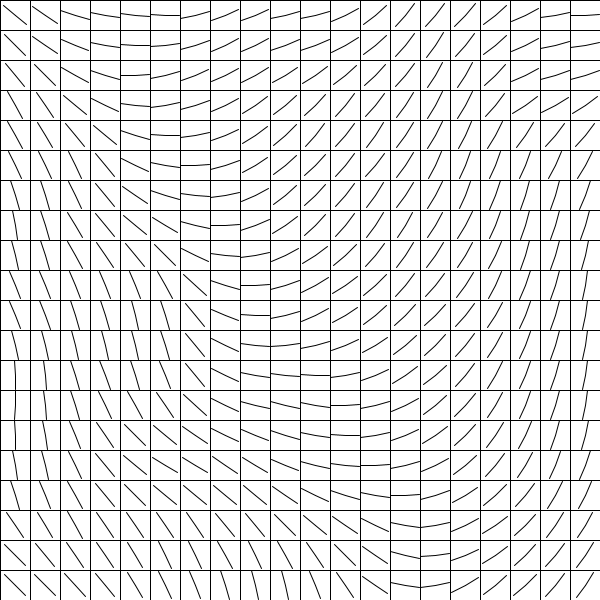
Frame 1 (no input)
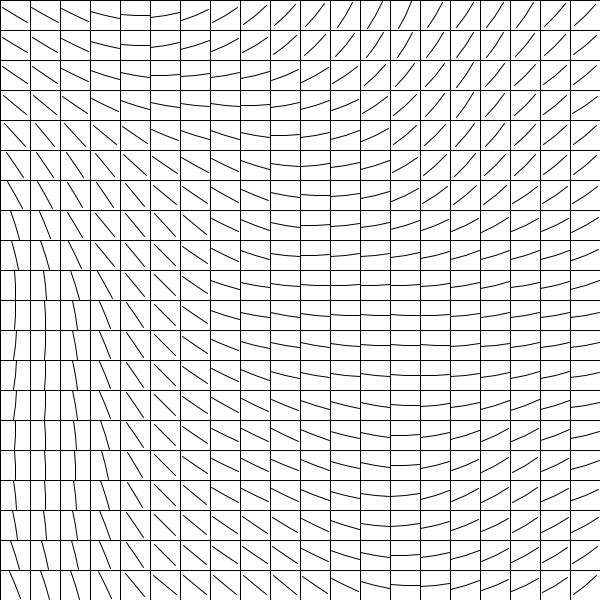
Frame 60 (the mouse pressed at the canvas centre just before this capture)
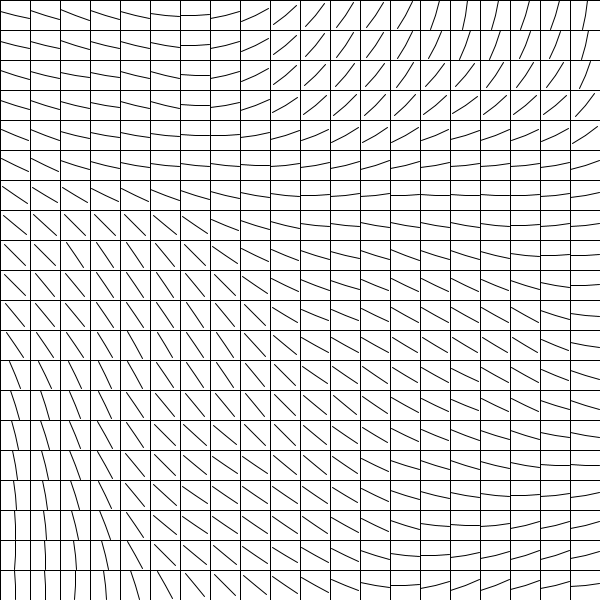
Frame 120 (the mouse held since frame 60 and released just before this capture)

The Processing sketch that drew these frames (run headless with seeded random() and noise(); from frame 60 on, the mouse is pressed at the canvas centre):

// Processing sketch: NoiseField2D
// ── NoiseField2D.pde
int index;

int xSection = 20;
int ySection = 20;

float[][] brightnessValue;

PVector[][] vertexValue;

PVector[][] fieldVector;

float xCellSize;
float yCellSize;

float xVar = 0.05;
float yVar = 0.05;
float tVar = 0.005;

void setup() {
  size(600, 600);
  colorMode(HSB, 255, 100, 100);
  background(102);

  brightnessValue = new float[xSection][ySection];
  fieldVector = new PVector[xSection][ySection];

  xCellSize = width/xSection;
  yCellSize = height/ySection;
}

//create fieldVector
void fieldVector() {
  //fieldVector = new PVector[xSection][ySection];

  for (int x = 0; x < xSection; x ++) {
    for (int y = 0; y < ySection; y ++) {
      float angle = map(brightnessValue[x][y], 0, 255, 0, TWO_PI);//将灰度映射成角度，这个角度值用于创建二维矢量场
      fieldVector[x][y] = PVector.fromAngle(angle);
    }
  }
}

void displayFieldVector() {
  for (int x = 0; x < xSection; x ++) {
    for (int y = 0; y < ySection; y ++) {
      float cellCenterX = x*xCellSize + xCellSize/2;
      float cellCenterY = y*yCellSize + yCellSize/2;

      float arrowHeadX = cellCenterX + xCellSize/2*cos(fieldVector[x][y].heading());
      float arrowHeadY = cellCenterY + yCellSize/2*sin(fieldVector[x][y].heading());

      float arrowHeadX2 = cellCenterX + xCellSize/2*cos(fieldVector[x][y].heading()+PI);
      float arrowHeadY2 = cellCenterY + yCellSize/2*sin(fieldVector[x][y].heading()+PI);

      stroke(0);
      strokeWeight(1);
      line(cellCenterX, cellCenterY, arrowHeadX, arrowHeadY);
      line(cellCenterX, cellCenterY, arrowHeadX2, arrowHeadY2);
    }
  }
}

void draw() {
  background(102);

  for (int x = 0; x < xSection; x ++) {
    for (int y = 0; y < ySection; y ++) {
      brightnessValue[x][y] = noise(x*xVar, y*yVar, index*tVar)*255;
      //fill(brightnessValue[x][y]);
      fill(255);
      //noStroke();
      rect(x*xCellSize, y*yCellSize, xCellSize, yCellSize);
    }
  }

  fieldVector();
  displayFieldVector();

  index ++;
}
